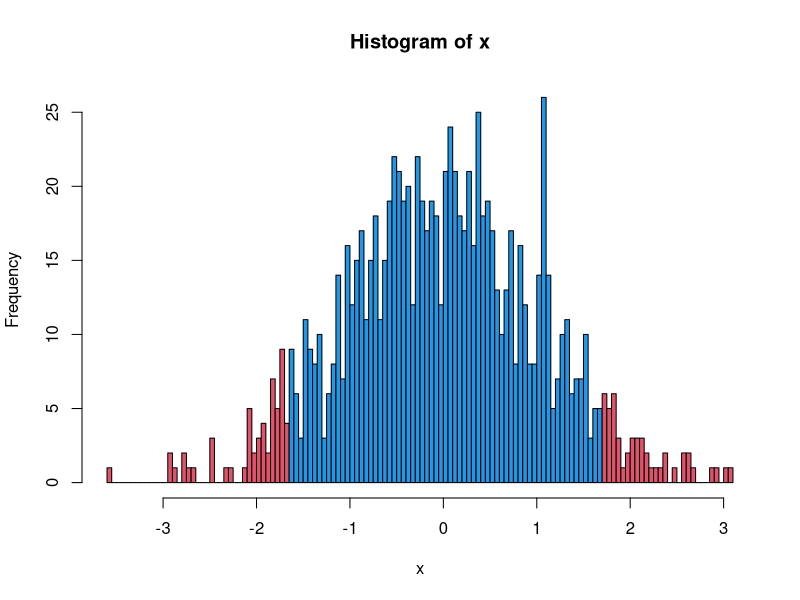

Generate this figure with R:
x <- rnorm(1000)
hx <- hist(x, breaks=100, plot=FALSE)
plot(hx, col=ifelse(abs(hx$breaks) < 1.669, 4, 2))
x <- c(21, 62, 10, 53)
labels <- c("London", "New York", "Singapore", "Mumbai")
print(x)
